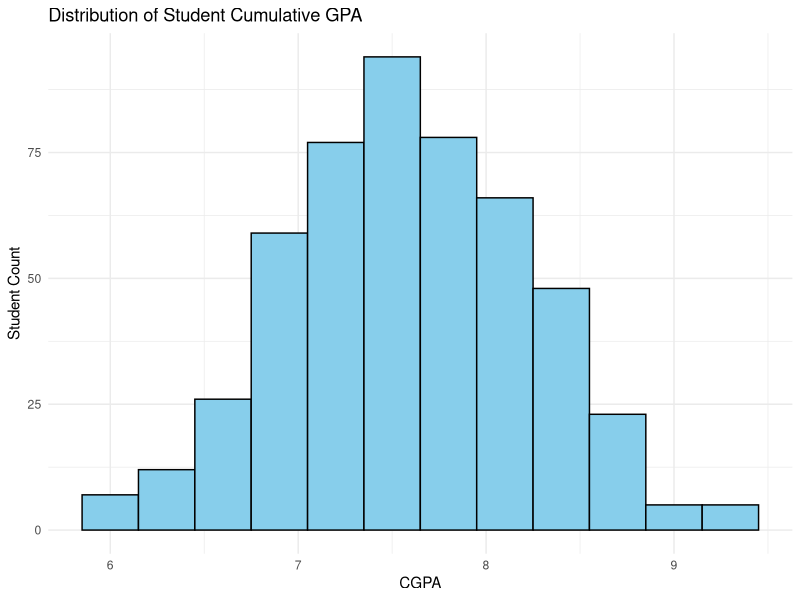
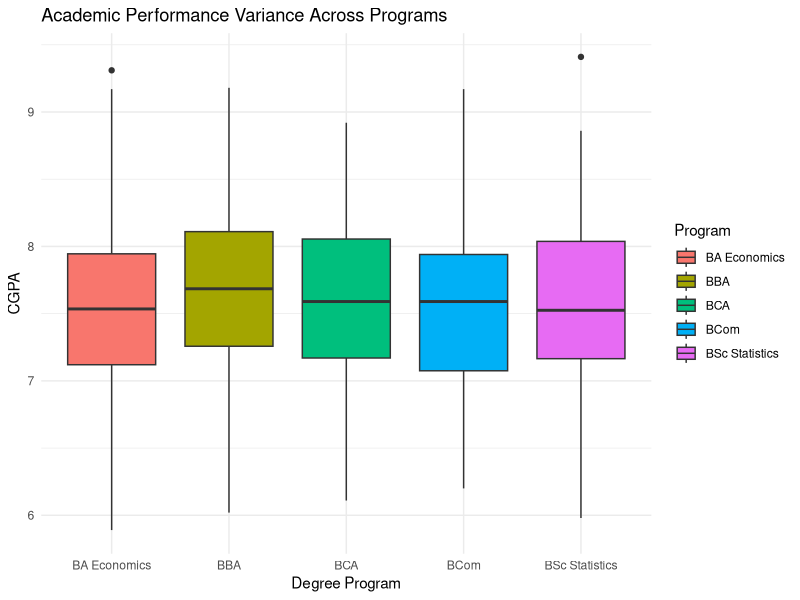
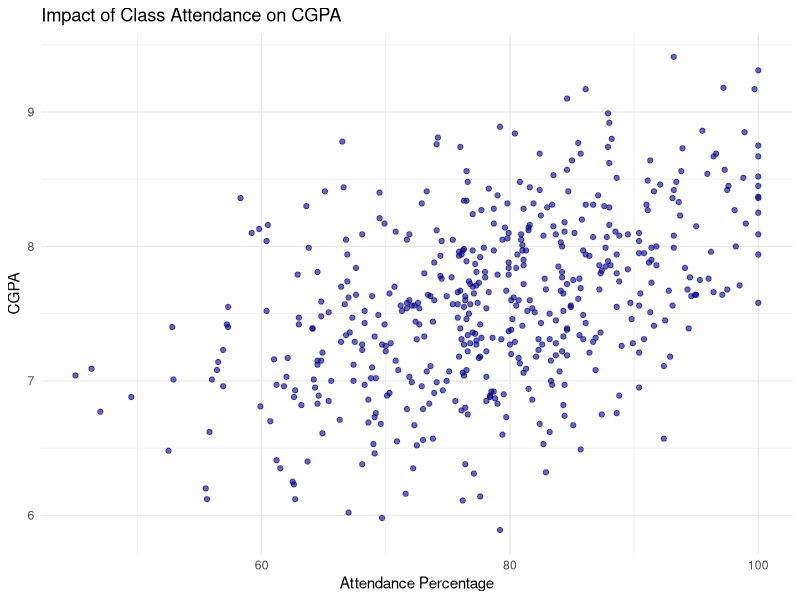

Write the R code that produced these figures, in order.
## Task 4: Student Performance & Academic Behavior Analytics

## Loading Required Libraries
library(readxl)
library(dplyr)
library(ggplot2)

## 1. Loading data (Using a relative path and descriptive variable name)
student_data <- read_excel("Practice_Dataset_500.xlsx", sheet = "StudentData")

## 2. Inspecting the first 10 rows of the dataset
head(student_data, 10)

## 3. Reviewing structural metadata and column data types
str(student_data)

## 4. Evaluating dataset dimensions (Rows vs Columns)
dim(student_data)
nrow(student_data)
ncol(student_data)

## 5. Listing all feature column attributes
names(student_data)

## 6. Generating descriptive summary statistics for all variables
summary(student_data)

## 7. Calculating global mean cumulative GPA (CGPA)
mean(student_data$CGPA, na.rm = TRUE)

## 8. Identifying extreme boundaries for CGPA metrics
max(student_data$CGPA, na.rm = TRUE)
min(student_data$CGPA, na.rm = TRUE)

## 9. Frequency distribution of students across academic programs
table(student_data$Program)

## 10. Demographic breakdown by gender orientation
table(student_data$Gender)

## 11. Evaluating mean attendance percentages across distinct academic programs
program_attendance <- student_data %>% 
  group_by(Program) %>% 
  summarise(avg_attendance = mean(AttendancePct, na.rm = TRUE), .groups = 'drop')
print(program_attendance)

## 12. Segmenting average CGPA metrics by gender profile
gender_cgpa <- student_data %>% 
  group_by(Gender) %>% 
  summarise(avg_cgpa = mean(CGPA, na.rm = TRUE), .groups = 'drop')
print(gender_cgpa)

## 13. Filtering cohort: identifying high-achieving students (CGPA > 8)
high_achievers <- student_data %>% 
  filter(CGPA > 8)
head(high_achievers)

## 14. Querying specific segments: BBA students maintaining over 85% attendance
target_bba_cohort <- student_data %>% 
  filter(Program == "BBA", AttendancePct > 85)
head(target_bba_cohort)

## 15. Sorting overall dataset chronologically by CGPA rank
sorted_by_cgpa <- student_data %>% 
  arrange(desc(CGPA))

## 16. Isolating the top 10 highest-performing students globally
top_10_students <- student_data %>% 
  arrange(desc(CGPA)) %>% 
  head(10)
print(top_10_students)

## 17. Feature Engineering: Calculating a composite average internal assessment score
student_data <- student_data %>% 
  mutate(TotalScore = (AssignmentScore + MidtermScore + FinalExamScore + ProjectScore) / 4)

## 18. Conditional Logic: Segmenting performance bands based on strict CGPA brackets
student_data <- student_data %>% 
  mutate(PerformanceLevel = ifelse(CGPA >= 8, "High", 
                                   ifelse(CGPA >= 6, "Medium", "Low")))

## 19. Summary breakdown of generated Performance Level cohorts
table(student_data$PerformanceLevel)

## 20. Investigating dedication metrics: mean weekly study hours by performance category
performance_study_hours <- student_data %>% 
  group_by(PerformanceLevel) %>% 
  summarise(avg_study_hours = mean(StudyHoursPerWeek, na.rm = TRUE), .groups = 'drop')
print(performance_study_hours)

## 21. Statistical Correlation: Evaluating linear relationship between study hours and CGPA
study_cgpa_corr <- cor(student_data$StudyHoursPerWeek, student_data$CGPA, use = "complete.obs")
print(study_cgpa_corr)

## 22. Data Visualization: Distributional density histogram of student CGPA metrics
ggplot(student_data, aes(x = CGPA)) + 
  geom_histogram(binwidth = 0.3, fill = "skyblue", color = "black") +
  theme_minimal() +
  labs(title = "Distribution of Student Cumulative GPA", x = "CGPA", y = "Student Count")

## 23. Variance Analysis: Cross-categorical boxplot mapping CGPA across academic tracks
ggplot(student_data, aes(x = Program, y = CGPA, fill = Program)) + 
  geom_boxplot() +
  theme_minimal() +
  labs(title = "Academic Performance Variance Across Programs", x = "Degree Program", y = "CGPA")

## 24. Linear Relationship: Scatter plot charting Attendance Density against CGPA
ggplot(student_data, aes(x = AttendancePct, y = CGPA)) + 
  geom_point(alpha = 0.6, color = "darkblue") +
  theme_minimal() +
  labs(title = "Impact of Class Attendance on CGPA", x = "Attendance Percentage", y = "CGPA")

## 25. Inferential Modeling: Fitting an Ordinary Least Squares (OLS) Linear Regression Model
attendance_model <- lm(CGPA ~ AttendancePct, data = student_data)
summary(attendance_model)
